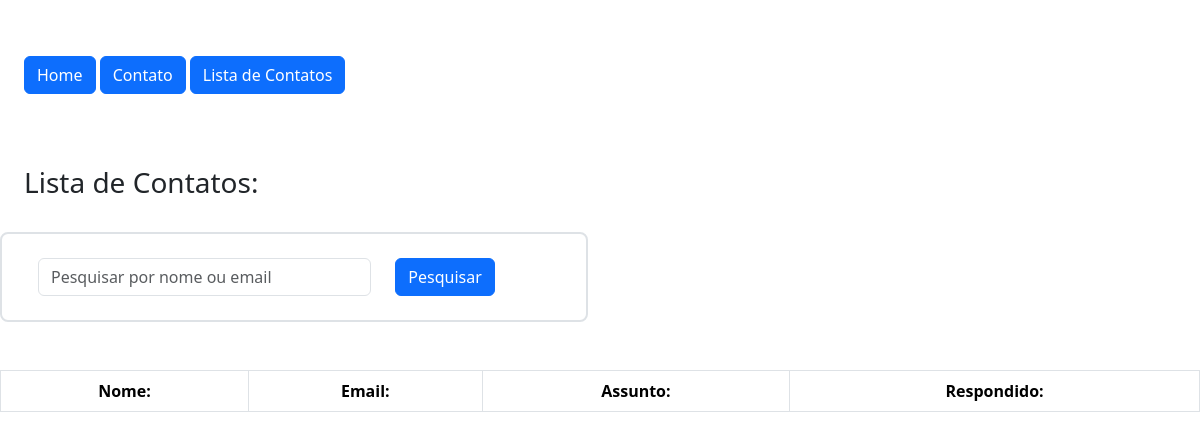
Before: /contato/lista/ with the older database file.
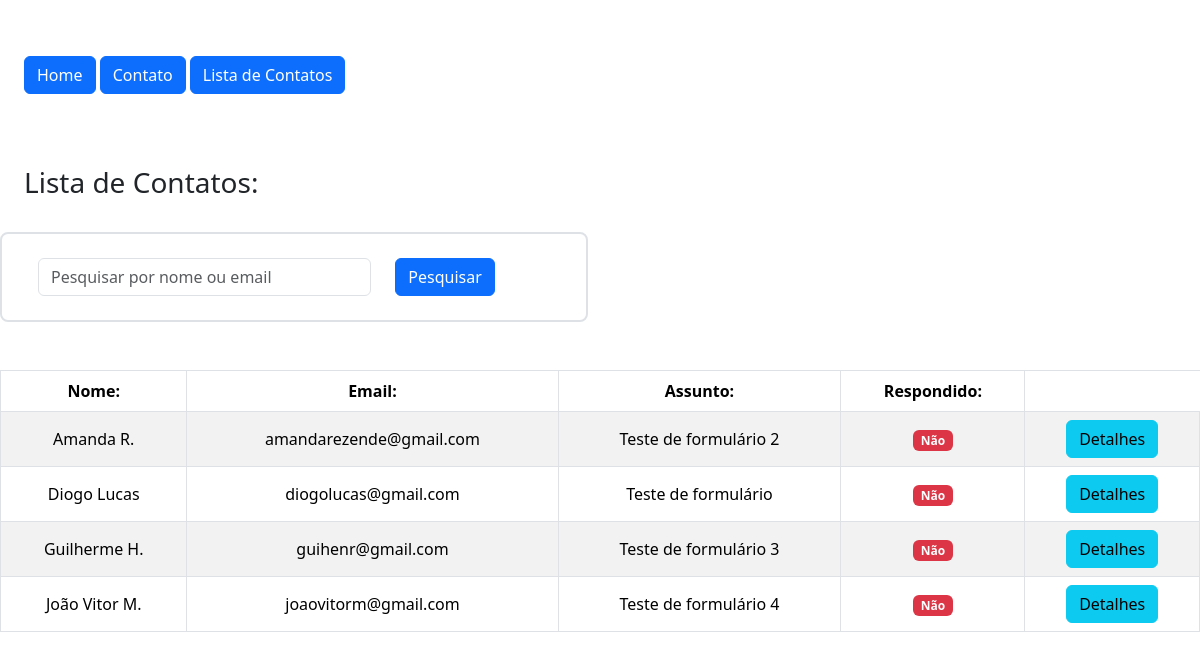
After: the same page with the newer database file.
### app/models.py (models this page shows)
class Contato(db.Model):
    id = db.Column(db.Integer, primary_key=True)
    data_envio = db.Column(db.DateTime(), default=datetime.now)
    nome = db.Column(db.String(100), nullable=True)
    email = db.Column(db.String(100), nullable=True)
    assunto = db.Column(db.String(100), nullable=True)
    mensagem = db.Column(db.String(1000), nullable=True)
    respondido = db.Column(db.Integer, default=0)

### app/views.py (the view)
@app.route('/contato/lista/')
def lista_contatos():
    if request.method == 'GET':
        pesquisa = request.args.get('pesquisa', '')
    dados = Contato.query.order_by(Contato.nome).all()
    if pesquisa != '':
        dados = Contato.query.filter_by(nome=pesquisa).all()
    context = {'dados': dados}
    return render_template('lista_contatos.html', context=context)

### app/templates/lista_contatos.html (shortened to what this page needs)
{% extends 'base.html' %}
{% block content %}
{% include 'nav.html' %}
    <div class="row mt-4 p-4">
        <h3>Lista de Contatos:</h3>
        <form method="get" class="row mt-4 p-4 border border-2 rounded-3 col-6">
            <div class="col-8">
                <input type="text" name="pesquisa" class="form-control" placeholder="Pesquisar por nome ou email">
            </div>
            <div class="col-3">
                <button type="submit" class="btn btn-primary">Pesquisar</button>
            </div>
        </form>
    </div>
        <div class="col-12">
            <table class="table table-striped table-hover table-bordered table-responsive align-middle text-center mt-4">
                <thead>
                    <tr>
                        <th>Nome:</th>
                        <th>Email:</th>
                        <th>Assunto:</th>
                        <th>Respondido:</th>
                    </tr>
                </thead>
                <tbody>
                    {% for i in range(context['dados']|length) %}
                    <tr>
                        <td>{{context['dados'][i].nome}}</td>
                        <td>{{context['dados'][i].email}}</td>
                        <td>{{context['dados'][i].assunto}}</td>
                        <td>
                            {% if context['dados'][i].respondido == 1 %}
                                <span class="badge bg-success">Sim</span>
                            {% else %}
                                <span class="badge bg-danger">Não</span>
                            {% endif %}
                        </td>
                        <td><a href="{{ url_for('contato_id', id=context['dados'][i].id) }}" class="btn btn-info">Detalhes</a></td>
                    </tr>
                    {% endfor %}
                </tbody>
            </table>
        </div>
{% endblock %}

### app/templates/base.html (shortened to what this page needs)
<!DOCTYPE html>
<html lang=" pt_br">
<head>
    <link href="https://cdn.jsdelivr.net/npm/bootstrap@5.3.8/dist/css/bootstrap.min.css" rel="stylesheet">
</head>
<body>
    <session class="container-fluid mt-2 p-2">
        {% block content %} {% endblock %}
    </session>
</body>
</html>

### app/templates/nav.html
        <div class="p-4 mb-4">
                <a href="{{ url_for('homepage') }}" class="btn btn-primary mt-2">Home</a>
                <a href="{{ url_for('contato') }}" class="btn btn-primary mt-2">Contato</a>
                <a href="{{ url_for('lista_contatos') }}" class="btn btn-primary mt-2">Lista de Contatos</a>
        </div>

Changed rows visible on the page:
added Contato: nome "Amanda R.", email "amandarezende@gmail.com", assunto "Teste de formulário 2"
added Contato: nome "Diogo Lucas", email "diogolucas@gmail.com", assunto "Teste de formulário"
added Contato: nome "Guilherme H.", email "guihenr@gmail.com", assunto "Teste de formulário 3"
added Contato: nome "João Vitor M.", email "joaovitorm@gmail.com", assunto "Teste de formulário 4"
Other visible differences:
new list line: "Não Detalhes"
